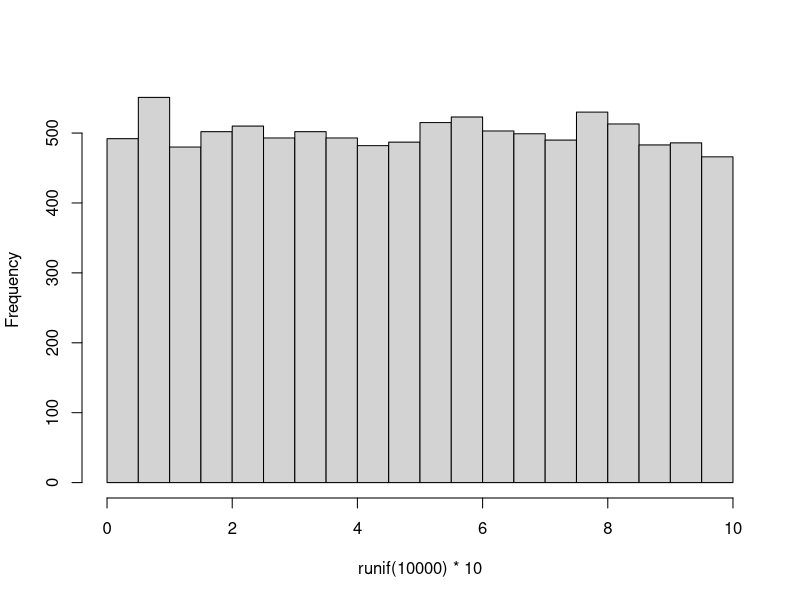
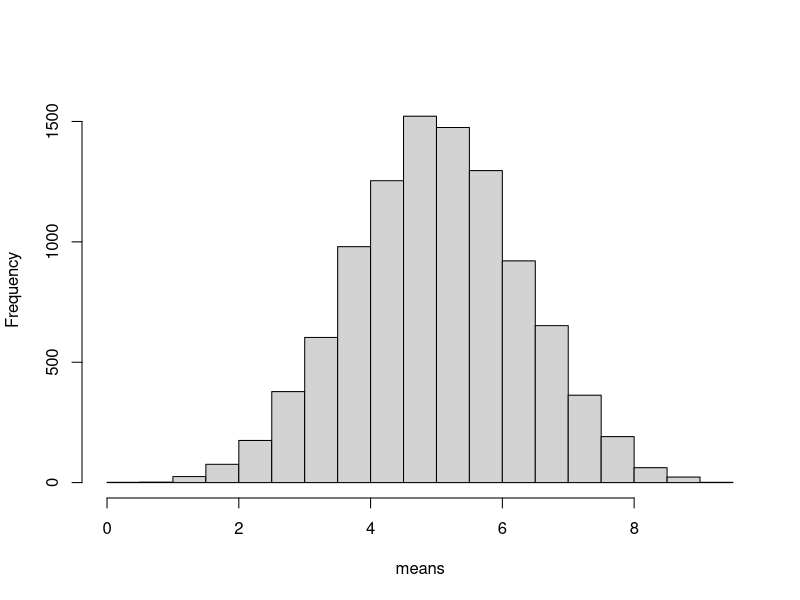
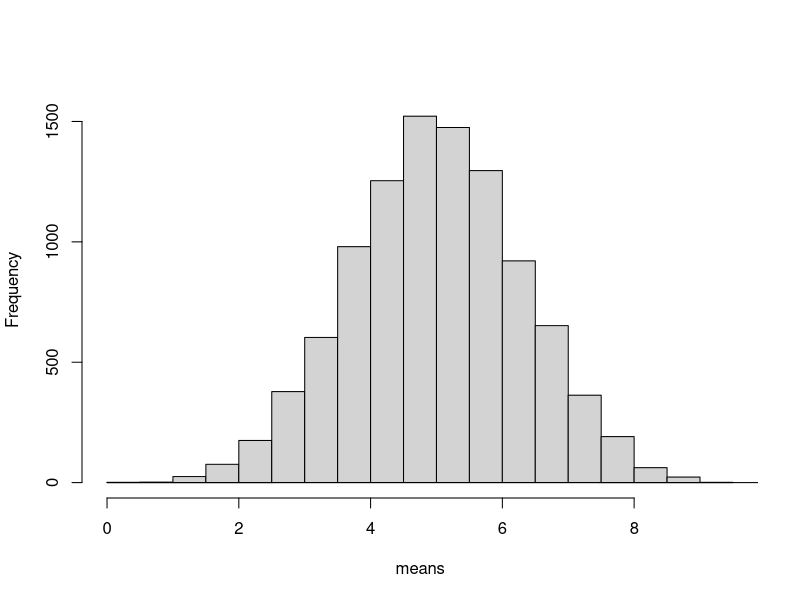
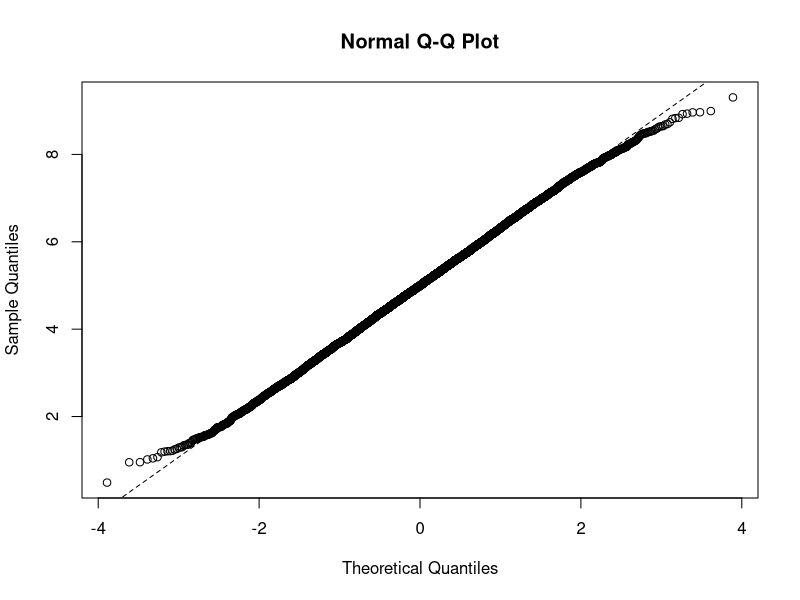

These figures' R source, in order:
## ---- chunk 1
knitr::opts_chunk$set(echo = TRUE)
suppressPackageStartupMessages(require(knitr))
suppressPackageStartupMessages(require(kableExtra))
suppressPackageStartupMessages(library(dplyr))
suppressPackageStartupMessages(library(ggplot2))
suppressPackageStartupMessages(library(vegan))
## ---- chunk 2
# distribución de 10.000 números 
# aleatorios entre 0-10
hist(runif(10000)*10, main="")

## ---- chunk 3
# creamos un vector numérico vacío de tamaño 10.000
means <- numeric(10000)
# llenamos el vector vacío con medias de 5 números aleatorios
for (i in 1:10000){
means[i] <- mean(runif(5)*10)
}

hist(means,ylim=c(0,1600),main="")

## ---- chunk 4
m <- mean(means)
desv <- sd(means)

xv <- seq(0,10, 0.1)
yv <-  dnorm(xv, mean = m, sd = desv)

hist(means,ylim=c(0,1600),main="")
lines(xv, yv)

## ---- chunk 5
qqnorm(means)
qqline(means, lty=2)
shapiro.test(sample(x = means, 5000))
